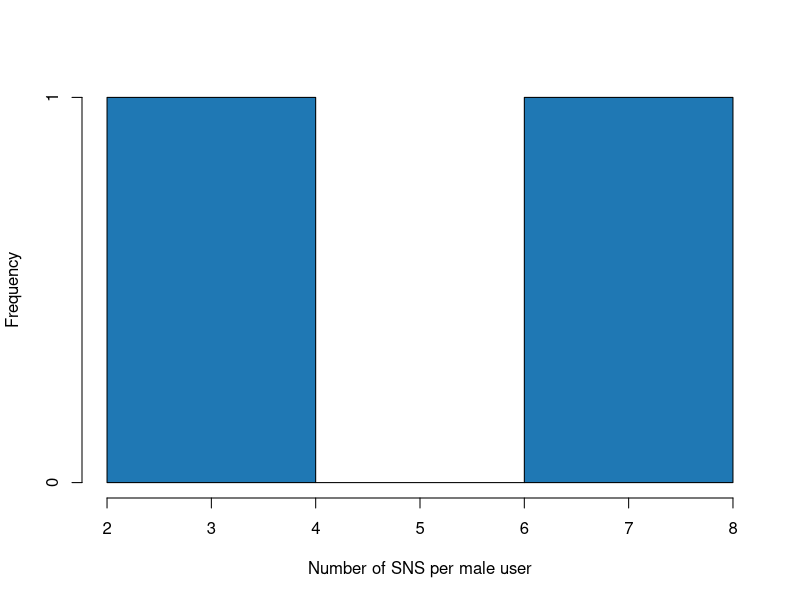
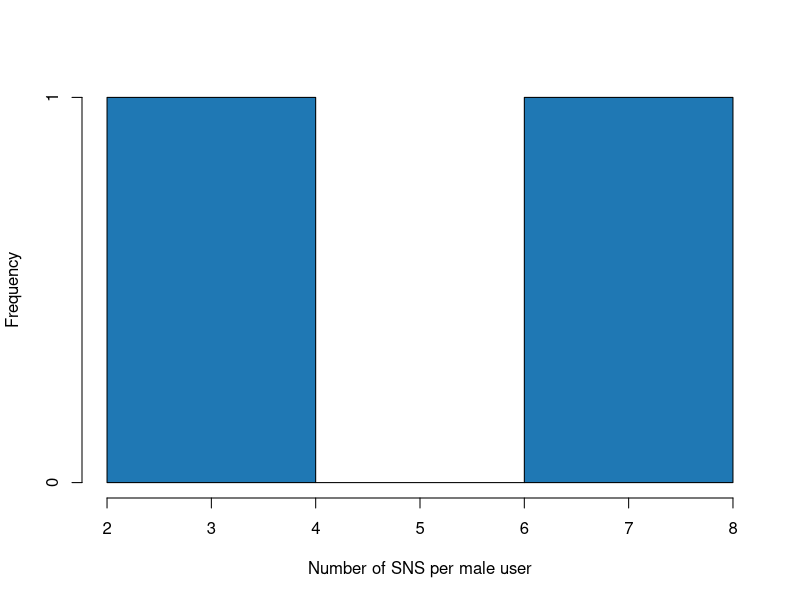
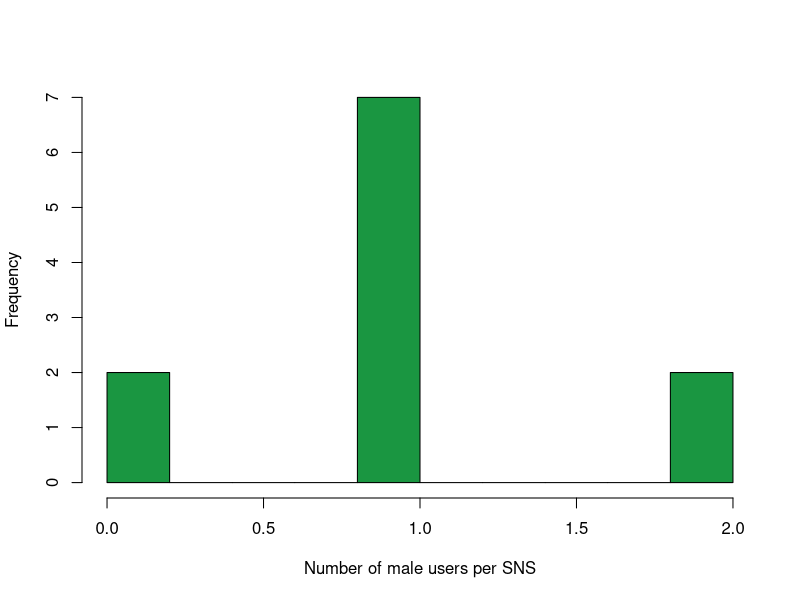
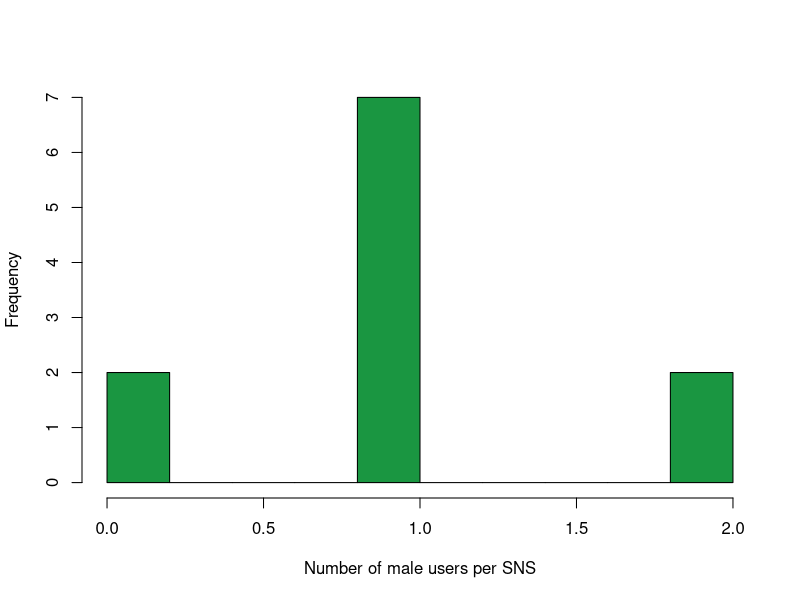

R code for these plots, in order: (Note: this script raises an error after producing the figures.)
# load data
obs <- read.csv("../data/adjmatrix-sample.csv",header=T)
obs[is.na(obs)] <- 0
users <- read.csv("../data/nodeattr-sample.csv",header=T)
obs.ext <- merge(obs,users,by="caseid")

# MALE case
obs.male <- obs.ext[which(obs.ext$female==0),2:12]  
names(obs.male) <- gsub("use","",names(obs.male))

# build male network
require(igraph)
g.m <- graph.incidence(obs.male,mode="all")
summary(g.m)

# degree distributions
deg_users.m<-degree(g.m)[V(g.m)$type==FALSE]
png('../output/user_degree_male.png',width=500,height=300)
hist(deg_users.m,col="#1f78b4",xlab="Number of SNS per male user",ylab="Frequency",main="")
dev.off()
pdf('../output/user_degree_male.pdf',width=5,height=3)
hist(deg_users.m,col="#1f78b4",xlab="Number of SNS per male user",ylab="Frequency",main="")
dev.off()
deg_sns.m<-degree(g.m)[V(g.m)$type==TRUE]
png('../output/sns_degree_male.png',width=500,height=300)
hist(deg_sns.m,col="#1a9641",xlab="Number of male users per SNS",ylab="Frequency",main="",breaks=14)
dev.off()
pdf('../output/sns_degree_male.pdf',width=5,height=3)
hist(deg_sns.m,col="#1a9641",xlab="Number of male users per SNS",ylab="Frequency",main="",breaks=14)
dev.off()

# compute common neighbors
m <- as.matrix(obs.male)
m_cn <- t(m) %*% m
for (i in 1:nrow(m_cn)) {
  m_cn[i,i] <- 0
}

# compute cosine
degrees <- degree(g.m, v=V(g.m)[V(g.m)$type==TRUE])
degpairs <- degrees %*% t(degrees)
degpairs[degpairs==0] <- 1
m_cos <- m_cn/sqrt(degpairs)

# build projection graph
g_proj.m <- graph.adjacency(m_cos, mode="undirected", weighted=TRUE)
summary(g_proj.m)

# map weights to colors
rbPal <- colorRampPalette(c('gray20','black'))
E(g_proj.m)$color <- rbPal(10)[as.numeric(cut(E(g_proj.m)$weight,breaks=10))]
E(g_proj.m)$thickness <- as.numeric(cut(E(g_proj.m)$weight,breaks=10))

# export projection graph
write.graph(g_proj.m,"../output/sns-associations-male.graphml",format="graphml")

# export projections at different thresholds
hist(E(g_proj.m)$weight)
thr <- c(.3,.4,.5,.6)
for (t in thr) {
  thresholded_graph <- delete.edges(g_proj.m, E(g_proj.m)[E(g_proj.m)$weight<t])
  thresholded_graph <- delete.vertices(thresholded_graph, V(thresholded_graph)[degree(thresholded_graph)==0])
  summary(thresholded_graph)

  write.graph(thresholded_graph,paste("../output/sns-associations-male_thr",t,".graphml",sep=""),format="graphml")
}

#E(g_proj.m)[order(-E(g_proj.m)$weight)]
top.m <- as.data.frame(cbind(get.edgelist(g_proj.m),round(E(g_proj.m)$weight,2)))
names(top.m) <- c("SNS1","SNS2","cosine.association")
top.m <- top.m[order(top.m$cosine.association,decreasing=T),]
revtop.m <- top.m[order(top.m$cosine.association,decreasing=F),]
revtop.m[!(revtop.m$SNS1%in%c("myspace","flickr","googleplus")|revtop.m$SNS2%in%c("myspace","flickr","googleplus")),]

# export top network
g2 <- delete.edges(g_proj.m,E(g_proj.m)[!weight%in%tail(sort(E(g_proj.m)$weight),10)])
iso <- V(g2)[degree(g2)==0]
g2 <- delete.vertices(g2,iso)
summary(g2)
rbPal <- colorRampPalette(c('gray80','gray0'))
E(g2)$color <- rbPal(10)[as.numeric(cut(E(g2)$weight,breaks = 10))]
E(g2)$normalized <- round(1+(4/(max(E(g2)$weight)-min(E(g2)$weight))*(E(g2)$weight-min(E(g2)$weight))))
E(g2)$weight <- round(E(g2)$weight,2)

# export projection graph
write.graph(g2,"../output/sns-associations-male-top10.graphml",format="graphml")

# store data for legend
d_legend <- head(top.m,10)

top10 <- head(top.m,10)
library(gridExtra)
library(ggplot2)
rbPal <- colorRampPalette(c('gray80','gray0'))
g_legend <- function(a.gplot){
  tmp <- ggplot_gtable(ggplot_build(a.gplot))
  leg <- which(sapply(tmp$grobs, function(x) x$name) == "guide-box")
  legend <- tmp$grobs[[leg]]
  legend
}
top10$cosine.association <- as.numeric(as.character(top10$cosine.association))
top10$color <- rbPal(10)[as.numeric(cut(top10$cosine.association,breaks=10))]
top10 <- top10[order(-top10$cosine.association),]
p1 <- ggplot(top10,aes(SNS1,SNS2)) + geom_raster(aes(fill=as.factor(top10$cosine.association))) + 
  scale_fill_manual(values=rev(top10$color),breaks=top10$cosine.association,name="Cosine\nsimilarity")
legend <- g_legend(p1)
pdf('../output/legend-sns-associations-male-top10.pdf',width=1,height=3)
grid.arrange(legend,ncol=1,nrow=1,widths=c(1/6))
dev.off()


# FEMALE case
obs.female <- obs.ext[which(obs.ext$female==1),2:12]  
names(obs.female) <- gsub("use","",names(obs.female))

# build male network
require(igraph)
g.f <- graph.incidence(obs.female,mode="all")
summary(g.f)

# degree distributions
deg_users.f<-degree(g.f)[V(g.f)$type==FALSE]
png('../output/user_degree_female.png',width=500,height=300)
hist(deg_users.f,col="#1f78b4",xlab="Number of SNS per female user",ylab="Frequency",main="")
dev.off()
pdf('../output/user_degree_female.pdf',width=5,height=3)
hist(deg_users.f,col="#1f78b4",xlab="Number of SNS per female user",ylab="Frequency",main="")
dev.off()
deg_sns.f<-degree(g.f)[V(g.f)$type==TRUE]
png('../output/sns_degree_female.png',width=500,height=300)
hist(deg_sns.f,col="#1a9641",xlab="Number of female users per SNS",ylab="Frequency",main="",breaks=14)
dev.off()
pdf('../output/sns_degree_female.pdf',width=5,height=3)
hist(deg_sns.f,col="#1a9641",xlab="Number of female users per SNS",ylab="Frequency",main="",breaks=14)
dev.off()

# compute common neighbors
m <- as.matrix(obs.female)
m_cn <- t(m) %*% m
for (i in 1:nrow(m_cn)) {
  m_cn[i,i] <- 0
}

# compute cosine
degrees <- degree(g.f, v=V(g.f)[V(g.f)$type==TRUE])
degpairs <- degrees %*% t(degrees)
degpairs[degpairs==0] <- 1
m_cos <- m_cn/sqrt(degpairs)

# build projection graph
g_proj.f <- graph.adjacency(m_cos, mode="undirected", weighted=TRUE)
summary(g_proj.f)

# map weights to colors
rbPal <- colorRampPalette(c('gray20','black'))
E(g_proj.f)$color <- rbPal(10)[as.numeric(cut(E(g_proj.f)$weight,breaks=10))]
E(g_proj.f)$thickness <- as.numeric(cut(E(g_proj.f)$weight,breaks=10))

# export projection graph
write.graph(g_proj.f,"../output/sns-associations-female.graphml",format="graphml")

# export projections at different thresholds
hist(E(g_proj.f)$weight)
thr <- c(.3,.4,.5,.6)
for (t in thr) {
  thresholded_graph <- delete.edges(g_proj.f, E(g_proj.f)[E(g_proj.f)$weight<t])
  thresholded_graph <- delete.vertices(thresholded_graph, V(thresholded_graph)[degree(thresholded_graph)==0])
  summary(thresholded_graph)
  
  write.graph(thresholded_graph,paste("../output/sns-associations-female_thr",t,".graphml",sep=""),format="graphml")
}

#E(g_proj.f) <- E(g_proj.f)[order(-E(g_proj.f)$weight)]
top.f <- as.data.frame(cbind(get.edgelist(g_proj.f),round(E(g_proj.f)$weight,2)))
names(top.f) <- c("SNS1","SNS2","cosine.association")
top.f <- top.f[order(top.f$cosine.association,decreasing=T),]
revtop.f <- top.f[order(top.f$cosine.association,decreasing=F),]
revtop.f[!(revtop.f$SNS1%in%c("myspace","flickr","googleplus")|revtop.f$SNS2%in%c("myspace","flickr","googleplus")),]

#plot(g_proj,layout=layout.auto(g_proj),edge.width=E(g_proj)$weight)

g2 <- delete.edges(g_proj.f,E(g_proj.f)[!weight%in%tail(sort(E(g_proj.f)$weight),10)])
iso <- V(g2)[degree(g2)==0]
g2 <- delete.vertices(g2,iso)
summary(g2)
rbPal <- colorRampPalette(c('gray80','gray0'))
E(g2)$color <- rbPal(10)[as.numeric(cut(E(g2)$weight,breaks = 10))]
E(g2)$normalized <- round(1+(4/(max(E(g2)$weight)-min(E(g2)$weight))*(E(g2)$weight-min(E(g2)$weight))))
E(g2)$weight <- round(E(g2)$weight,2)

# export projection graph
write.graph(g2,"../output/sns-associations-female-top10.graphml",format="graphml")

# store data for legend
d_legend <- rbind(d_legend,head(top.f,10))
write.csv(d_legend,"../output/links-gender-for-legend.csv")


top10 <- head(top.f,10)
library(gridExtra)
library(ggplot2)
rbPal <- colorRampPalette(c('gray80','gray0'))
g_legend <- function(a.gplot){
  tmp <- ggplot_gtable(ggplot_build(a.gplot))
  leg <- which(sapply(tmp$grobs, function(x) x$name) == "guide-box")
  legend <- tmp$grobs[[leg]]
  legend
}
top10$cosine.association <- as.numeric(as.character(top10$cosine.association))
top10$color <- rbPal(10)[as.numeric(cut(top10$cosine.association,breaks=10))]
top10 <- top10[order(-top10$cosine.association),]
p1 <- ggplot(top10,aes(SNS1,SNS2)) + geom_raster(aes(fill=as.factor(top10$cosine.association))) + 
  scale_fill_manual(values=rev(top10$color),breaks=top10$cosine.association,name="Cosine\nsimilarity")
legend <- g_legend(p1)
pdf('../output/legend-sns-associations-female-top10.pdf',width=1,height=3)
grid.arrange(legend,ncol=1,nrow=1,widths=c(1/6))
dev.off()


t <- merge(top.f,top.m,by=c("SNS1","SNS2"))
t$cosine.association.x <- as.numeric(as.character(t$cosine.association.x))
t$cosine.association.y <- as.numeric(as.character(t$cosine.association.y))
library(ggplot2)
d <- t[which(abs(t$cosine.association.x-t$cosine.association.y)>0.13),]
p <- ggplot(t,aes(x=t$cosine.association.x,y=t$cosine.association.y)) + geom_point() +
  geom_abline(intercept=0,slope=1,linetype="dotted") + theme_bw() +
  xlab("Associations for females") + ylab("Associations for males") + xlim(0,1) + ylim(0,1) +
  annotate("text",x=d$cosine.association.x,y=d$cosine.association.y,
           label=paste(d$SNS1,"-",d$SNS2,sep=),size=3)
ggsave("../output/genderdiff.pdf",width=5,height=5)

